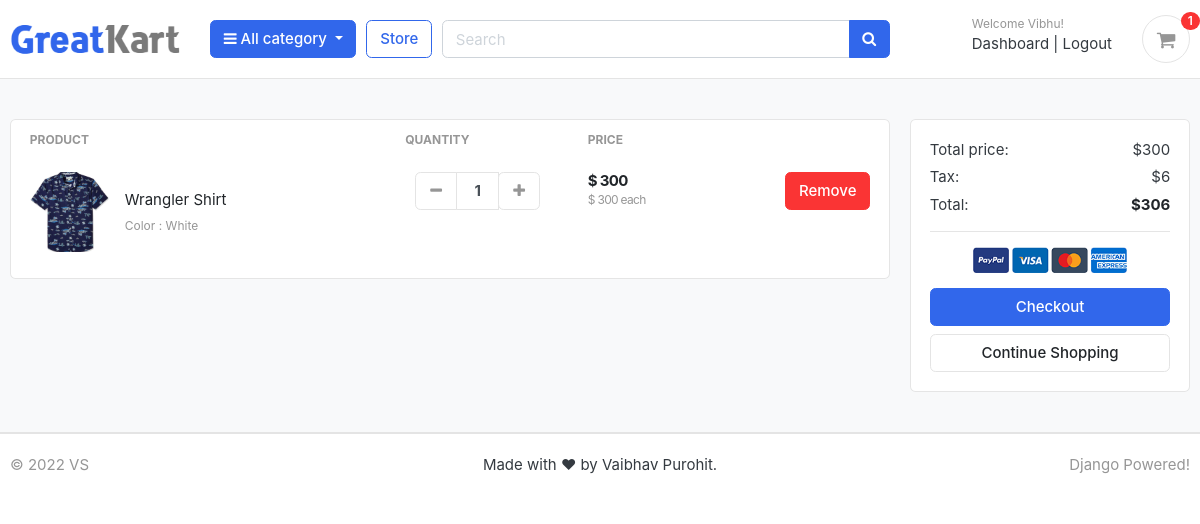
Screenshot of /cart/ (signed in) with the database file from the repository.
### accounts/models.py (models this page shows, shortened)
class Account(AbstractBaseUser):
    first_name = models.CharField(max_length=50)
    last_name = models.CharField(max_length=50)
    username = models.CharField(max_length=50, unique=True)
    email = models.EmailField(max_length=100, unique=True)
    phone_number = models.CharField(max_length=50)
    date_joined = models.DateTimeField(auto_now_add=True)
    last_login = models.DateTimeField(auto_now_add=True)
    is_admin = models.BooleanField(default=False)
    is_staff = models.BooleanField(default=False)
    is_active = models.BooleanField(default=False)
    is_superadmin = models.BooleanField(default=False)
    USERNAME_FIELD = 'email'
    REQUIRED_FIELDS = ['username', 'first_name', 'last_name']
    objects = MyAccountManager()

### carts/models.py (models this page shows, shortened)
class CartItem(models.Model):
    user = models.ForeignKey(Account, on_delete=models.CASCADE, null=True)
    product = models.ForeignKey(Product, on_delete=models.CASCADE)
    variations = models.ManyToManyField(Variation, blank=True)
    cart = models.ForeignKey(Cart, on_delete=models.CASCADE, null=True)
    quantity = models.IntegerField()
    is_active = models.BooleanField(default=True)
    def sub_total(self):
        return self.product.price * self.quantity

### store/models.py (models this page shows, shortened)
class Product(models.Model):
    product_name = models.CharField(max_length=200, unique=True)
    slug = models.SlugField(max_length=200, unique=True)
    description = models.CharField(max_length=200)
    price = models.IntegerField()
    images = models.ImageField(upload_to='photos/products')
    stock = models.IntegerField()
    is_available = models.BooleanField(default=True)
    category = models.ForeignKey(Category, on_delete=models.CASCADE)
    created_date = models.DateTimeField(auto_now_add=True)
    modified_date = models.DateTimeField(auto_now=True)
    def get_url(self):
        return reverse('product_detail', args=[self.category.slug, self.slug])

class Variation(models.Model):
    product = models.ForeignKey(Product, on_delete=models.CASCADE)
    variation_category = models.CharField(max_length=100, choices=variation_category_choice)
    variation_value = models.CharField(max_length=100)
    is_active = models.BooleanField(default=True)
    created_at = models.DateTimeField(auto_now=True)
    objects = VariationManager()

### carts/views.py (the view)
# urls.py: path('', views.cart, name='cart'),
def cart(request, total=0, quantity=0, cart_items=None):
    tax = 0
    grand_total = 0
    try:
        if request.user.is_authenticated:
            cart_items = CartItem.objects.filter(user=request.user, is_active=True)
        else:
            cart = Cart.objects.get(cart_id=_cart_id(request))
            cart_items = CartItem.objects.filter(cart=cart, is_active=True)
        for cart_item in cart_items:
            total += (cart_item.product.price * cart_item.quantity)
            quantity += cart_item.quantity
        tax = int((2 * total) / 100)
        grand_total = total + tax
    except ObjectDoesNotExist:
        pass  # just ignore
    context = {
        'total': total,
        'quantity': quantity,
        'cart_items': cart_items,
        'tax': tax,
        'grand_total': grand_total,
    }
    return render(request, 'store/cart.html', context)

### carts/context_processors.py (called while the page is built)
def counter(request):
    cart_count = 0
    if 'admin' in request.path:
        return {}
    else:
        try:
            cart = Cart.objects.filter(cart_id=_cart_id(request))
            if request.user.is_authenticated:
                cart_items = CartItem.objects.all().filter(user=request.user)
            else:
                cart_items = CartItem.objects.all().filter(cart=cart[:1])
            for cart_item in cart_items:
                cart_count += cart_item.quantity
        except Cart.DoesNotExist:
            cart_count = 0
    return dict(cart_count=cart_count)

### carts/views.py (called while the page is built)
def _cart_id(request):
    cart = request.session.session_key
    if not cart:
        cart = request.session.create()
    return cart

### category/context_processors.py (called while the page is built)
def menu_links(request):
    links = Category.objects.all()
    return dict(links=links)

### category/models.py (called while the page is built)
    def get_url(self):
        return reverse('products_by_category', args=[self.slug])

### templates/store/cart.html (shortened to what this page needs)
{% extends 'base.html' %}
{% load static %}
{% block content %}
<section class="section-content padding-y bg" >
<div class="container">
{% if not cart_items %}
	<h2 class="text-center"> Your Shopping Cart is Empty </h2>
	<br>
	<div class="text-center">
		<a href="{% url 'store' %}" class="btn btn-primary">Continue Shopping</a>
	</div>
{% else %}
	<div class="row">
	<aside class="col-lg-9">
		<div class="card">
			<table class="table table-borderless table-shopping-cart">
				<thead class="text-muted">
					<tr class="small text-uppercase">
					  <th scope="col">Product</th>
					  <th scope="col" width="120">Quantity</th>
					  <th scope="col" width="120">Price</th>
					  <th scope="col" class="text-right" width="200"> </th>
					</tr>
				</thead>
				<tbody>
				{% for cart_item in cart_items %}
					<tr>
						<td>
							<figure class="itemside align-items-center">
								<div class="aside"><img src="{{ cart_item.product.images.url }}" class="img-sm"></div>
								<figcaption class="info">
									<a href="{{ cart_item.product.get_url }}" class="title text-dark">{{ cart_item.product.product_name }}</a>
									<p class="text-muted small">
										{% if cart_item.variations.all %}
											{% for item in cart_item.variations.all %}
												{{ item.variation_category | capfirst }} : {{ item.variation_value | capfirst }}
												<br>
											{% endfor %}
										{% endif %}
									</p>
								</figcaption>
							</figure>
						</td>
						<td>
							<div class="col">
								<div class="input-group input-spinner">
									<div class="input-group-prepend">
									<a href="{% url 'remove_cart' cart_item.product.id cart_item.id %}" class="btn btn-light" type="button" id="button-plus"> <i class="fa fa-minus"></i> </a>
									</div>
									<input type="text" class="form-control"  value="{{ cart_item.quantity }}">
									<div class="input-group-append">
										<form action="{% url 'add_cart' cart_item.product.id %}" method="post">
											<button class="btn btn-light" type="submit" id="button-minus"> <i class="fa fa-plus"></i> </button>
										</form>
									</div>
								</div>
							</div>
						</td>
						<td>
							<div class="price-wrap">
								<var class="price">$ {{ cart_item.sub_total }}</var>
								<small class="text-muted"> $ {{ cart_item.product.price }} each </small>
							</div>
						</td>
						<td class="text-right">
							<a href="{% url 'remove_cart_item' cart_item.product.id cart_item.id %}"
							   onclick="return confirm('Are you sure you want to delete this item?')" class="btn btn-danger"> Remove</a>
						</td>
					</tr>
				{% endfor %}
				</tbody>
			</table>
		</div>
	</aside>
	<aside class="col-lg-3">
		<div class="card">
		<div class="card-body">
			<dl class="dlist-align">
			  <dt>Total price:</dt>
			  <dd class="text-right">${{ total }}</dd>
			</dl>
			<dl class="dlist-align">
			  <dt>Tax:</dt>
			  <dd class="text-right"> ${{ tax }}</dd>
			</dl>
			<dl class="dlist-align">
			  <dt>Total:</dt>
			  <dd class="text-right text-dark b"><strong>${{ grand_total }}</strong></dd>
			</dl>
			<hr>
			<p class="text-center mb-3">
				<img src="{% static './images/misc/payments.png' %}" height="26">
			</p>
			<a href="{% url 'checkout' %}" class="btn btn-primary btn-block"> Checkout </a>
			<a href="{% url 'store' %}" class="btn btn-light btn-block">Continue Shopping</a>
		</div>
		</div>
</aside>
</div>
{% endif %}
</div>
</section>
{% endblock %}

### templates/includes/navbar.html (shortened to what this page needs)
{% load static %}
<header class="section-header">
	<section class="header-main border-bottom">
		<div class="container">
			<div class="row align-items-center">
				<div class="col-lg-2 col-md-3 col-6">
					<a href="{% url 'home' %}" class="brand-wrap">
						<img class="logo" src="{% static './images/logo.png' %}">
					</a>
				</div>
				<div class="col-lg col-sm col-md col-6 flex-grow-0">
					<div class="category-wrap dropdown d-inline-block float-right">
						<button type="button" class="btn btn-primary dropdown-toggle" data-toggle="dropdown">
							<i class="fa fa-bars"></i> All category
						</button>
					</div>
				</div>
				<a href="{% url 'store' %}" class="btn btn-outline-primary">Store</a>
				<div class="col-lg  col-md-6 col-sm-12 col">
					<form action="{% url 'search' %}" class="search" method="GET">
						<div class="input-group w-100">
							<input type="text" class="form-control" style="width:60%;" placeholder="Search" name="keyword">
							<div class="input-group-append">
							  <button class="btn btn-primary" type="submit">
								<i class="fa fa-search"></i>
							  </button>
							</div>
						</div>
					</form>
				</div>
				<div class="col-lg-3 col-sm-6 col-8 order-2 order-lg-3">
				<div class="d-flex justify-content-end mb-3 mb-lg-0">
					{% if user.id is None %}
					<div class="widget-header">
						<small class="title text-muted">Welcome guest!</small>
						<div>
							<a href="{% url 'login' %}">Sign in</a> <span class="dark-transp"> | </span>
							<a href="{% url 'register' %}"> Register</a>
						</div>
					</div>
					{% else %}
					<div class="widget-header">
						<small class="title text-muted">Welcome {{user.first_name}}!</small>
						<div>
							<a href="{% url 'dashboard' %}">Dashboard</a> <span class="dark-transp"> | </span>
							<a href="{% url 'logout' %}"> Logout</a>
						</div>
					</div>
					{% endif %}
					<a href="{% url 'cart' %}" class="widget-header pl-3 ml-3">
						<div class="icon icon-sm rounded-circle border"><i class="fa fa-shopping-cart"></i></div>
						<span class="badge badge-pill badge-danger notify">{{cart_count}}</span>
					</a>
				</div>
			</div>
			</div>
		</div>
	</section>
</header>

### greatkart/static/css/ui.css (style rules this page uses)
html { font-family: "Inter", sans-serif; font-size: 15px; }
.price-wrap { letter-spacing: -0.7px; }
.icon-xs, .icon-sm, .icon-md, .icon-lg { display: inline-block; text-align: center; flex-shrink: 0; flex-grow: 0; }
.icon-sm { width: 48px; height: 48px; line-height: 48px !important; font-size: 20px; }
.img-xs, .img-sm, .img-md, .img-lg { -o-object-fit: cover; object-fit: cover; flex-shrink: 0; flex-grow: 0; }
.img-sm { width: 80px; height: 80px; }
.padding-y { padding-top: 40px; padding-bottom: 40px; }
var { font-style: normal; }
figure { margin-bottom: 0; }
.bg { background-color: #f8f9fa; }
.b { font-weight: 600; }
p:last-child { margin-bottom: 0; }
.header-main { position: relative; padding-top: 1rem; padding-bottom: 1rem; }
.brand-wrap .logo, .navbar-brand .logo { margin-right: 7px; max-height: 42px; display: inline-block; }
.widget-header { display: inline-block; vertical-align: middle; position: relative; }
.widget-header a { color: #343a40; }
.widget-header i { color: #969696; }
.widget-header .title { display: block; }
.widget-header .notify { position: absolute; top: -3px; right: -10px; }
.btn-light { background-color: #fff; border-color: #e4e4e4; }
.btn-light i { color: #969696; }
.itemside { position: relative; display: flex; width: 100%; }
.itemside .aside { position: relative; flex-shrink: 0; }
.itemside .info { padding-left: 15px; padding-right: 7px; }
.itemside p { margin-bottom: 0; }
.itemside .title { display: block; margin-bottom: 5px; color: #212529; }
[class*=dlist-] { margin-bottom: 5px; }
[class*=dlist-] dd { margin-bottom: 0; }
.dlist-align { display: flex; }
.dlist-align dt { width: 150px; word-wrap: break-word; font-weight: normal; }
.dlist-align dd { flex-grow: 1; }
.notify { position: absolute; top: -4px; right: -10px; display: inline-block; padding: 0.25em 0.6em; font-size: 12px; line-height: 1; text-align: center; border-radius: 3rem; color: #fff; background-color: #fa3434; }
.price { font-weight: 600; color: #212529; }
.input-spinner { width: 125px; flex-wrap: nowrap; display: inline-flex; vertical-align: middle; }
.input-spinner input.form-control { text-align: center; max-width: 46px; font-weight: bold; flex-basis: 46px; border-color: #e4e4e4; flex-grow: 0; }
.input-spinner .btn { width: 42px; text-align: center; padding-left: 0.5rem; padding-right: 0.5rem; }
.table-shopping-cart.table td, .table-shopping-cart.table th { padding-left: 1.25rem; padding-right: 1.25rem; }
.table-shopping-cart .price-wrap { line-height: 1.2; }
.table-shopping-cart .price { font-weight: bold; margin-right: 5px; display: block; }

### rows the page displays
Account: first_name "Vibhu"
CartItem: product.images (picture), product.product_name "Wrangler Shirt", quantity "1", sub_total "300", product.price "300"
Variation: variation_category "Color", variation_value "White"

### other values shown
{{ cart_count }} "1"
{{ total }} "300"
{{ tax }} "6"
{{ grand_total }} "306"
